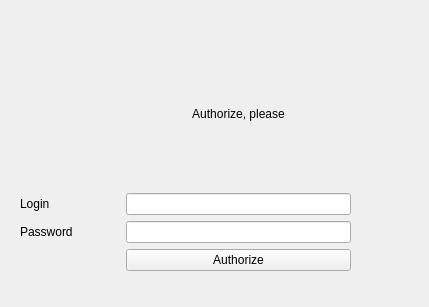
<?xml version="1.0" encoding="UTF-8"?>
<ui version="4.0">
 <class>auth</class>
 <widget class="QWidget" name="auth">
  <property name="geometry">
   <rect>
    <x>0</x>
    <y>0</y>
    <width>429</width>
    <height>307</height>
   </rect>
  </property>
  <property name="windowTitle">
   <string>Form</string>
  </property>
  <widget class="QWidget" name="gridLayoutWidget">
   <property name="geometry">
    <rect>
     <x>20</x>
     <y>40</y>
     <width>331</width>
     <height>231</height>
    </rect>
   </property>
   <layout class="QGridLayout" name="gridLayout">
    <item row="0" column="1">
     <widget class="QLabel" name="label_welcome">
      <property name="sizePolicy">
       <sizepolicy hsizetype="Preferred" vsizetype="Maximum">
        <horstretch>0</horstretch>
        <verstretch>0</verstretch>
       </sizepolicy>
      </property>
      <property name="maximumSize">
       <size>
        <width>16777215</width>
        <height>1000</height>
       </size>
      </property>
      <property name="text">
       <string>Authorize, please</string>
      </property>
      <property name="alignment">
       <set>Qt::AlignCenter</set>
      </property>
     </widget>
    </item>
    <item row="1" column="0">
     <widget class="QLabel" name="label_login">
      <property name="sizePolicy">
       <sizepolicy hsizetype="Maximum" vsizetype="Preferred">
        <horstretch>0</horstretch>
        <verstretch>0</verstretch>
       </sizepolicy>
      </property>
      <property name="maximumSize">
       <size>
        <width>100</width>
        <height>16777215</height>
       </size>
      </property>
      <property name="text">
       <string>Login</string>
      </property>
     </widget>
    </item>
    <item row="2" column="0">
     <widget class="QLabel" name="label_pass">
      <property name="text">
       <string>Password</string>
      </property>
     </widget>
    </item>
    <item row="2" column="1">
     <widget class="QLineEdit" name="lineEdit_pass">
      <property name="sizePolicy">
       <sizepolicy hsizetype="Maximum" vsizetype="Fixed">
        <horstretch>0</horstretch>
        <verstretch>0</verstretch>
       </sizepolicy>
      </property>
      <property name="maximumSize">
       <size>
        <width>500</width>
        <height>16777215</height>
       </size>
      </property>
     </widget>
    </item>
    <item row="1" column="1">
     <widget class="QLineEdit" name="lineEdit_name">
      <property name="sizePolicy">
       <sizepolicy hsizetype="Maximum" vsizetype="Fixed">
        <horstretch>0</horstretch>
        <verstretch>0</verstretch>
       </sizepolicy>
      </property>
      <property name="maximumSize">
       <size>
        <width>500</width>
        <height>16777215</height>
       </size>
      </property>
     </widget>
    </item>
    <item row="3" column="1">
     <widget class="QPushButton" name="pushButton_auth">
      <property name="text">
       <string>Authorize</string>
      </property>
     </widget>
    </item>
   </layout>
  </widget>
 </widget>
 <resources/>
 <connections/>
</ui>
